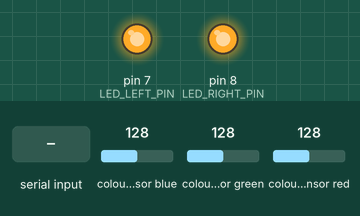
A sketch run on a simulated Arduino Uno, built with avr-gcc and run on an emulated ATmega328P. Shown: output pins drawn as LEDs (lit = HIGH). Dashed ring = blinking. The test bench sets the inputs (shaded band); at power-on: colour sensor blue 128, colour sensor green 128, colour sensor red 128. Pins used as bus, display or sensor lines are not drawn.

Above: at 1.6 s.
1.7 s: "<A11>" received over the second serial link
At 2.13 s:
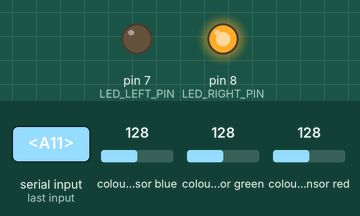
4.7 s: "<\n" received over the second serial link
At 5.75 s:
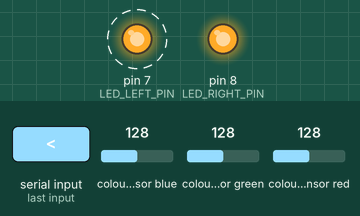
7.7 s: "<?>" received over the second serial link
At 8.47 s:
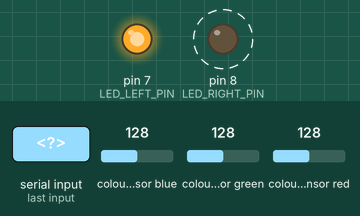
Timing chart, 0 to 16.7 s (numbered marks = the images above; inputs shaded):
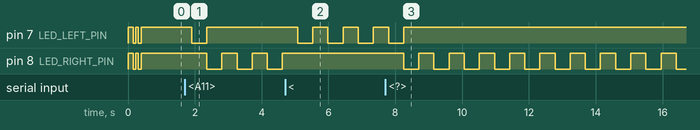

Measured:
- after the input at 1.7 s, pin 7 (LED_LEFT_PIN): HIGH → LOW after 0.21 s, → HIGH 0.45 s later; pin 8 (LED_RIGHT_PIN): alternates HIGH for 0.45 s and LOW for 0.45 s, starting after 0.66 s
- after the input at 4.7 s, pin 7 (LED_LEFT_PIN): alternates HIGH for 0.45 s and LOW for 0.45 s, starting after 0.38 s; pin 8 (LED_RIGHT_PIN): stops changing and stays HIGH
- after the input at 7.7 s, pin 7 (LED_LEFT_PIN): goes on until 8.3 s, then stays HIGH; pin 8 (LED_RIGHT_PIN): alternates HIGH for 0.45 s and LOW for 0.45 s, starting after 0.55 s

The sketch:

Main_kandidat_arduino.ino
```cpp
#include <SoftwareSerial.h>
/*
   All the resources for this project: https://randomnerdtutorials.com/
   Modified by Andreas Jackson
   Created by FILIPEFLOP
*/
#include <SPI.h>
#include <MFRC522.h>
#include <Wire.h>
#include "Adafruit_TCS34725.h"
#define SS_PIN 10
#define RST_PIN 9
MFRC522 mfrc522(SS_PIN, RST_PIN);   // Create MFRC522 instance.
#define N_TAGS 36
#define BUF_LEN 4
#define ERROR_MSG '+'
#define RIGHT '>'
#define LEFT '<'
#define STOP_BLINK 's'
#define LED_LEFT_PIN 7
#define LED_RIGHT_PIN 8

unsigned long previousMillis = 0;
unsigned long currentMillis = millis();
const long interval = 400;

uint8_t RFIDtagHEX[N_TAGS][4]={{0xC0,0x0E,0x3,0x0}, {0xC3,0x10,0x3,0x0}, {0xB8,0x0F,0x3,0x0}, {0x98,0x0F,0x3,0x0}, {0xA3,0x0E,0x3,0x0}, {0xC4,0x0F,0x4,0x0}, {0x0A,0x0E,0x4,0x1}, {0xFC,0x11,0x3,0x0}, {0xCE,0x0E,0x4,0x0}, {0xDF,0x0E,0x3,0x0}, {0xDC,0x11,0x3,0x0}, {0x19,0x11,0x3,0x1}, {0xE2,0x0F,0x4,0x0}, {0x9D,0x10,0x4,0x0}, {0xA5,0x0F,0x4,0x0}, {0xAF,0x0E,0x4,0x0}, {0xBF,0x11,0x3,0x0}, {0xFB,0x11,0x3,0x0}, {0xE4,0x10,0x3,0x0}, {0xC3,0x0F,0x4,0x0}, {0xEC,0x0E,0x4,0x0}, {0xC4,0x10,0x3,0x0}, {0x99,0x0F,0x3,0x0}, {0xBA,0x10,0x4,0x0}, {0x1A,0x11,0x3,0x1}, {0x87,0x0F,0x4,0x0}, {0xCD,0x0E,0x4,0x0}, {0xC1,0x0E,0x3,0x0}, {0x01,0x0F,0x4,0x1}, {0x86,0x0F,0x4,0x0}, {0x04,0x10,0x3,0x1}, {0xA4,0x0F,0x4,0x0}, {0xA5,0x10,0x3,0x0}, {0xFE,0x0E,0x3,0x0}, {0xA4,0x10,0x3,0x0}, {0x9C,0x10,0x4,0x0}};
String commonID[4] = {"04 ", " ", " ", "2 8B 5F 8"};
uint8_t IDnamn[36] = {11, 12, 13, 14, 21, 22, 23, 24, 25, 26, 27, 31, 32, 33, 34, 35, 36, 37, 41, 42, 43, 44, 45, 46, 51, 52, 53, 54, 55, 56, 61, 62, 63, 64, 65, 66};

char TxBuffer[BUF_LEN] = {0, 0, 0, '\n'};
char oldTxBuffer[BUF_LEN] = {0, 0, 0, '\n'};
int noCardCounter=0;
bool rightLedState = HIGH;
bool leftLedState = HIGH;
int blinkState = 0;
bool RFID_blink=false;
Adafruit_TCS34725 tcs = Adafruit_TCS34725(TCS34725_INTEGRATIONTIME_24MS, TCS34725_GAIN_1X);
SoftwareSerial mySerial(4, 3);
//String resultString, resultString2;

void setup(void) {
  pinMode(LED_LEFT_PIN,OUTPUT);
  pinMode(LED_RIGHT_PIN,OUTPUT);
  digitalWrite(LED_LEFT_PIN,HIGH);
  digitalWrite(LED_RIGHT_PIN,HIGH);
  mySerial.begin(9600);
  //Serial.begin(9600);
  SPI.begin();    // Initiate  SPI bus
  mfrc522.PCD_Init();   // Initiate MFRC522
  if (tcs.begin()) {

   //Serial.println("Found sensor");

  // send_buffer();

  } else {
  //Serial.println("No TCS34725 found ... check your connections");
  while (1);
  }
  delay(100);
  for(int i=0;i<4;i++){
    rightLedState=!rightLedState;
    leftLedState=!leftLedState;
    digitalWrite(LED_LEFT_PIN,leftLedState);
    digitalWrite(LED_RIGHT_PIN,rightLedState);
    delay(80);
  }
}
/*
char colorOf(uint16_t r, uint16_t g, uint16_t b, uint16_t c)
{
  if (c > 140)
  {
  return 'w';
  }
  else
  {
  return 'b';
  }
}
*/
void print_color_info(uint16_t r, uint16_t g, uint16_t b, uint16_t c)
{
  Serial.print("R:");
  printWithNDigits(r,5,' ');
  Serial.print(", G:");
  printWithNDigits(g,5,' ');
  Serial.print(", B:");
  printWithNDigits(b,5,' ');
  Serial.print(", C:");
  printWithNDigits(c,5,' ');
  Serial.println("]");
}
void printWithNDigits(int d,int n, char space)
{
  for(int i=pow(10,n-1);i>0;i/=10)
  {
  if(d<i) Serial.print(space);
  }
  //Serial.print(d);
}
void send_buffer()
{
  //Serial.write(TxBuffer, BUF_LEN);
  mySerial.write(TxBuffer, BUF_LEN);
}
bool buffer_has_updated()
{
  for (int n = 0; n < 3; n++)
  {
  if (TxBuffer[n] != oldTxBuffer[n]) {
    return true;
  }
  }
  return false;
  //TxBuffer[BUF_LEN] != oldTxBuffer[BUF_LEN];
}
uint16_t oldC=0;
void loop(void) {
  uint16_t r, g, b, c, colorTemp, lux;
  char color;
  double colorData, colorMed;
  int colorDataSend;
  tcs.getRawData(&r, &g, &b, &c);

  uint16_t cMedel=(oldC+c)/2;
  oldC=c;

  //colorTemp = tcs.calculateColorTemperature(r, g, b);
  //colorTemp = tcs.calculateColorTemperature_dn40(r, g, b, c);
  //lux = tcs.calculateLux(r, g, b);

  unsigned long currentMillis = millis();
/*
  Serial.print('A');
  int tagNr =5;
  Serial.write('0'+tagNr);
  Serial.print("\tr:");
  Serial.print(r);
  Serial.print("\tg:");
  Serial.print(g);
  Serial.print("\tb:");
  Serial.print(b);
  Serial.println(" ");
  */
  colorMed = (r+g+b)/3.0;
  colorData = (g - colorMed)*16.5-10.0;

  if(colorData < 150.0)
  {
    colorDataSend = cMedel;
  }
  else
  {
    colorDataSend = 255;
  }
  if(colorDataSend>255)
  {
    colorDataSend=255;
  }else if(colorDataSend<0){
    colorDataSend=0;
  }


  // Look for new RFID-tag
  if (  mfrc522.PICC_IsNewCardPresent())
  {
  // Select one of the RFID-tag
  if (  mfrc522.PICC_ReadCardSerial())
  {
    //Show UID on serial monitor
    //  Serial.print("UID tag :");
    String content = "";
    for (byte i = 0; i < mfrc522.uid.size; i++)
    {
      // Serial.print(mfrc522.uid.uidByte[i] < 0x10 ? " 0" : " ");
      // Serial.print(mfrc522.uid.uidByte[i], HEX);
      content.concat(String(mfrc522.uid.uidByte[i] < 0x10 ? " 0" : " "));
      content.concat(String(mfrc522.uid.uidByte[i], HEX));
    }
    //Serial.println();
    //Serial.print("Message : ");
    content.toUpperCase();
    // Loopa array returna n+1  {{"CA CF A9 DF","A11"} alltså A11.
    for (int n = 0; n < N_TAGS; n++)
    {
      String resultString = "";
      String resultString2 = "";

      String hexfaker = String(RFIDtagHEX[n][0],HEX);
      hexfaker.toUpperCase();

      if(hexfaker.length()==1)
      {
        String nolla = "0";
        resultString = resultString2+commonID[0]+nolla+hexfaker;
        resultString2 = resultString;
      }else{
        resultString = resultString2+commonID[0]+hexfaker;
        resultString2 = resultString;
      }

      hexfaker = String(RFIDtagHEX[n][1],HEX);
      hexfaker.toUpperCase();
      if(hexfaker.length()==1)
      {
        String nolla = "0";
        resultString = resultString2+commonID[1]+nolla+hexfaker;
      }else{
        resultString = resultString2+commonID[1]+hexfaker;
      }
      resultString2 = resultString;
      hexfaker = String(RFIDtagHEX[n][2],HEX);

      hexfaker.toUpperCase();

      resultString = resultString2+commonID[2]+hexfaker;

      resultString2 = resultString;
      hexfaker = String(RFIDtagHEX[n][3],HEX);
      hexfaker.toUpperCase();
      resultString = resultString2+commonID[3]+hexfaker;
      resultString2 = resultString;
      //Serial.print(resultString+".");

      if (resultString == content.substring(1)) {
        TxBuffer[0] = IDnamn[n];
        // Serial.write(IDnamn[n]);
      }
    }
  }

  noCardCounter=0;
  }else{
  noCardCounter++;
  if(noCardCounter>=2){
    TxBuffer[0] = 0;

  }
  }
//  color = colorOf(r, g, b, c);

  // TxBuffer[1] = color;


  char incomingData;
  //Serial.print(incomingData);
// mySerial
  if (mySerial.available() > 0)
  {
    // mySerial
    incomingData = mySerial.read();
    if(incomingData == ERROR_MSG)
    {
      send_buffer();
      //Serial.print(incomingData);
    }
    else if(incomingData == '?')
    {
      TxBuffer[1] = colorDataSend;
      //send_buffer();
    }
    else if(incomingData == '>')
    {
      blinkState=1;
      //Serial.print(incomingData);
    }
    else if(incomingData == '<')
    {
      blinkState=2;
      //Serial.print(incomingData);
    }else if(incomingData == STOP_BLINK)
    {
      blinkState=0;
      //Serial.print(incomingData);
    }
  }
    if (buffer_has_updated()) {
      if(TxBuffer[0]>0)
      {
        RFID_blink=true;
        leftLedState=HIGH;
        rightLedState=HIGH;
        previousMillis=currentMillis;
      }
    send_buffer();
    oldTxBuffer[0] = TxBuffer[0];
    oldTxBuffer[1] = TxBuffer[1];
    oldTxBuffer[2] = TxBuffer[2];
    // Ta bort om ej vill ha spam
   // TxBuffer[0] = 0;
  }

  if(RFID_blink&&(currentMillis - previousMillis>= 300))
  {
    //if(currentMillis - previousMillis >= interval)
    leftLedState=LOW;
    rightLedState=LOW;
    RFID_blink=false;
  }else if (currentMillis - previousMillis >= interval)
  {
    previousMillis = currentMillis;

    if(blinkState==1)
    {
      if(rightLedState == LOW){
        rightLedState=HIGH;
      }else{
        rightLedState=LOW;
      }
      leftLedState=LOW;
    }else if(blinkState==2)
    {
      if(leftLedState == LOW){
        leftLedState=HIGH;
      }else{
        leftLedState=LOW;
      }
      rightLedState=LOW;
    }
    else
    {
      leftLedState = LOW;
      rightLedState = LOW;
    }
  }
  digitalWrite(LED_LEFT_PIN, !leftLedState);
  digitalWrite(LED_RIGHT_PIN, !rightLedState);

  //print_color_info(r,g,b,c);
  //Serial.print(colorData);Serial.print(", ");
  //printWithNDigits(colorDataSend,4,' ');
  //Serial.println(" ");
}
```
